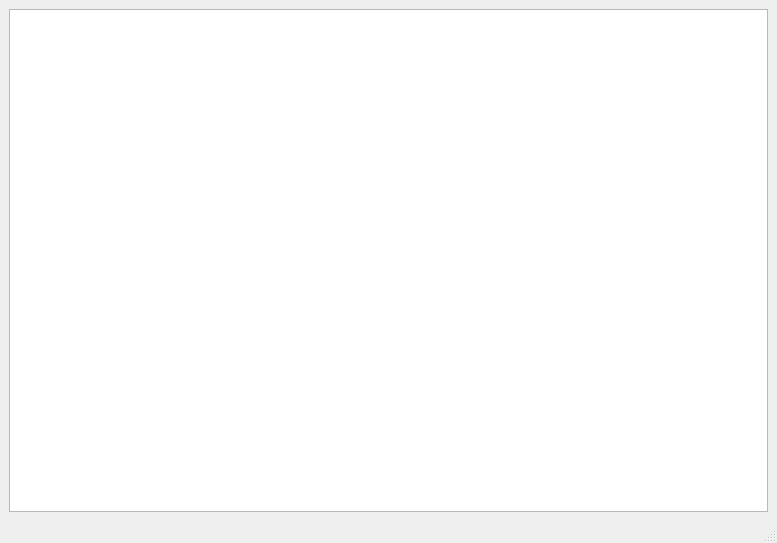
<?xml version="1.0" encoding="UTF-8"?>
<ui version="4.0">
 <author>Glenn Pierce</author>
 <class>FiaViewerWindow</class>
 <widget class="QMainWindow" name="FiaViewerWindow">
  <property name="geometry">
   <rect>
    <x>0</x>
    <y>0</y>
    <width>777</width>
    <height>543</height>
   </rect>
  </property>
  <property name="sizePolicy">
   <sizepolicy hsizetype="Ignored" vsizetype="Ignored">
    <horstretch>0</horstretch>
    <verstretch>0</verstretch>
   </sizepolicy>
  </property>
  <property name="windowTitle">
   <string>MainWindow</string>
  </property>
  <widget class="QWidget" name="centralwidget">
   <layout class="QHBoxLayout" name="horizontalLayout">
    <item>
     <widget class="QGraphicsView" name="graphicsView">
      <property name="sizePolicy">
       <sizepolicy hsizetype="Expanding" vsizetype="Expanding">
        <horstretch>0</horstretch>
        <verstretch>0</verstretch>
       </sizepolicy>
      </property>
      <property name="autoFillBackground">
       <bool>true</bool>
      </property>
      <property name="backgroundBrush">
       <brush brushstyle="SolidPattern">
        <color alpha="255">
         <red>0</red>
         <green>0</green>
         <blue>0</blue>
        </color>
       </brush>
      </property>
     </widget>
    </item>
   </layout>
  </widget>
  <widget class="QMenuBar" name="menubar">
   <property name="geometry">
    <rect>
     <x>0</x>
     <y>0</y>
     <width>777</width>
     <height>25</height>
    </rect>
   </property>
  </widget>
  <widget class="QStatusBar" name="statusbar"/>
 </widget>
 <resources/>
 <connections/>
</ui>
